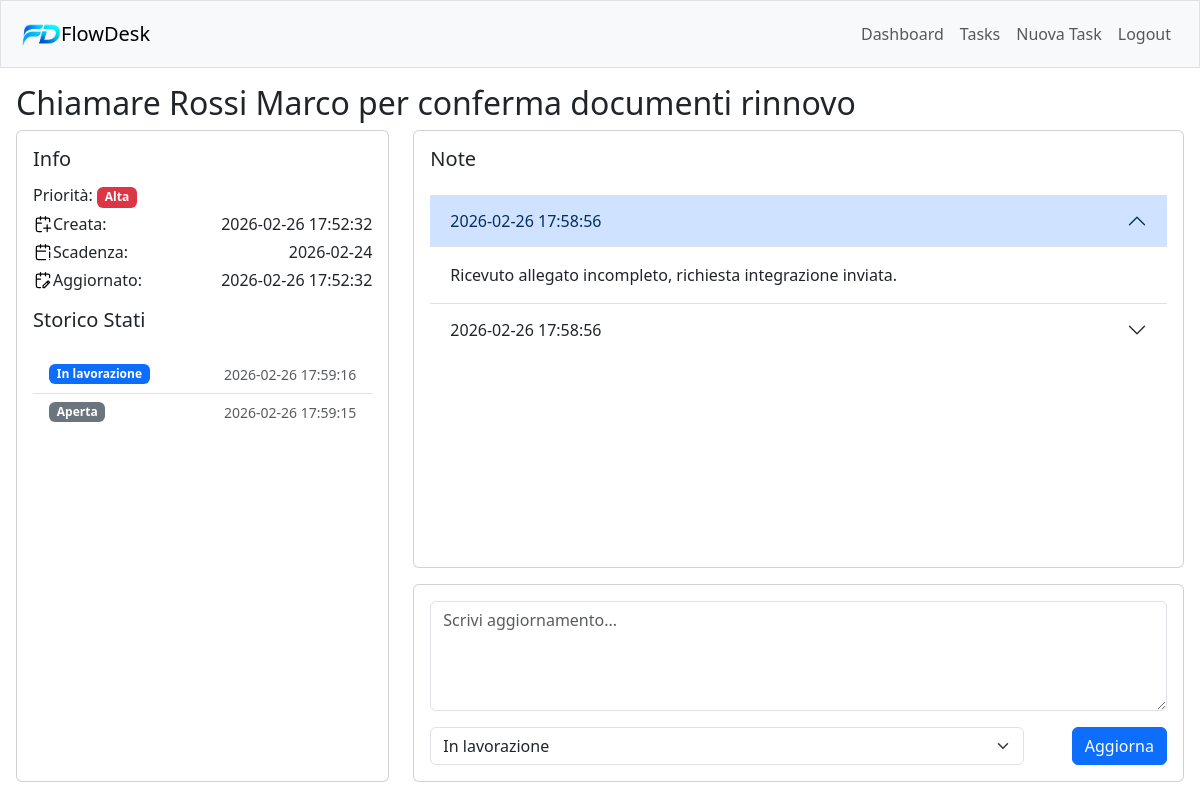
Page /tasks/1 (signed in) on the committed database.
### tables this page shows
CREATE TABLE tasks(
    id INTEGER PRIMARY KEY AUTOINCREMENT,
    user_id INTEGER NOT NULL,
    title TEXT NOT NULL,
    priority TEXT NOT NULL CHECK (priority in ('Bassa', 'Media', 'Alta')),
    status TEXT NOT NULL CHECK (status in ('Aperta', 'In lavorazione', 'In attesa', 'Completata')),
    created_at DATETIME DEFAULT CURRENT_TIMESTAMP,
    due_date DATE,
    updated_at DATETIME DEFAULT CURRENT_TIMESTAMP,
    FOREIGN KEY (user_id) REFERENCES users(id) ON DELETE CASCADE
);

CREATE TABLE status_history(
id INTEGER PRIMARY KEY AUTOINCREMENT,
task_id INTEGER NOT NULL,
from_status TEXT,
to_status TEXT NOT NULL CHECK (to_status in ('Aperta', 'In lavorazione', 'In attesa', 'Completata')),
changed_at DATETIME DEFAULT CURRENT_TIMESTAMP,
FOREIGN KEY (task_id) REFERENCES tasks(id) ON DELETE CASCADE
);

CREATE TABLE notes(
id INTEGER PRIMARY KEY AUTOINCREMENT,
task_id INTEGER NOT NULL,
created_at DATETIME DEFAULT CURRENT_TIMESTAMP,
content TEXT NOT NULL,
FOREIGN KEY (task_id) REFERENCES tasks(id) ON DELETE CASCADE
);

### app.py (the view)
@app.route('/tasks/<int:task_id>',methods=['GET', 'POST'])
@login_required
def task_detail(task_id):
    if request.method == 'POST':
        content = request.form.get('content')
        status = request.form.get('status')
        user_id = session['user_id']
        conn = get_db_connection()
        row = conn.execute(
            'SELECT status FROM tasks WHERE id = ? AND user_id = ?',
            (task_id, user_id)
        ).fetchone()
        if row is None:
            conn.close()
            return redirect('/tasks')
        from_status = row['status']
        if (not content and status == from_status) or (status and status != from_status and status not in STATUS_ALLOWED_TRANSITIONS[from_status]):
            conn.close()
            return redirect(f'/tasks/{task_id}')
        else:
            if content:
                conn.execute('INSERT INTO notes (task_id, content) VALUES (?, ?)', (task_id, content))
                conn.execute('UPDATE tasks SET updated_at = CURRENT_TIMESTAMP WHERE id = ? AND user_id = ?', (task_id, user_id))
            if status and status != from_status and status in STATUS_ALLOWED_TRANSITIONS[from_status]:
                conn.execute('INSERT INTO status_history (task_id, from_status, to_status) VALUES (?, ?, ?)', (task_id, from_status, status))
                conn.execute('UPDATE tasks SET status = ? WHERE id = ? AND user_id = ?', (status, task_id, user_id))
                conn.execute('UPDATE tasks SET updated_at = CURRENT_TIMESTAMP WHERE id = ? AND user_id = ?', (task_id, user_id))
            conn.commit()
            conn.close()
            return redirect(f'/tasks/{task_id}')
    else:
        user_id = session['user_id']
        conn = get_db_connection()
        task = conn.execute(
            'SELECT * FROM tasks WHERE id = ? AND user_id = ?',
            (task_id, user_id)
        ).fetchone()
        if task is None:
            conn.close()
            return redirect('/tasks')
        notes = conn.execute('SELECT * FROM notes WHERE task_id = ? ORDER BY created_at DESC',(task_id,)).fetchall()
        status_history = conn.execute('SELECT * FROM status_history WHERE task_id = ? ORDER BY changed_at DESC',(task_id,)).fetchall()
        conn.close()
        return render_template('/task_detail.html', task=task, notes=notes, status_history=status_history, status_classes=STATUS_CLASSES,allowed = STATUS_ALLOWED_TRANSITIONS[task['status']], priority_class=PRIORITY_CLASSES[task['priority']])

### helpers.py (called while the page is built)
def login_required(f):
    @wraps(f)
    def decorated_function(*args, **kwargs):
        if session.get('user_id') is None:
            return redirect('/landing')
        return f(*args, **kwargs)
    return decorated_function

def get_db_connection():
    connection = sqlite3.connect('deskflow.db')
    connection.row_factory = sqlite3.Row
    return connection

### templates/task_detail.html (shortened to what this page needs)
{% extends "layout.html" %} {% block title %} Dettaglio Task {% endblock %}
{%block main %}
<div class="task-detail-page h-100 d-flex flex-column">
  <div class="flex-shrink-0">
    <h2>{{ task.title }}</h2>
  </div>
  <div class="row gy-3 flex-grow-1 h-100">
    <div class="col-md-4 d-flex gap-3 task-col-1">
      <div class="card flex-fill">
        <div
          class="card-body d-flex flex-column flex-sm-row flex-md-column gap-3"
        >
          <div
            class="flex-shrink-0 flex-sm-grow-1 flex-md-grow-0 d-flex flex-column gap-1"
          >
            <h5 class="card-title">Info</h5>
            <div>
              <p class="card-text">
                Priorità:
                <span class=" badge {{ priority_class }}"
                  >{{ task.priority }}</span
                >
              </p>
            </div>
            <div
              class="d-flex flex-row flex-md-column flex-lg-row justify-content-between gap-1"
            >
              <div class="d-flex">
                <img
                  src="/static/images/calendar-plus-svgrepo-com.svg"
                  alt="added"
                  width="20"
                />
                <p class="card-text">Creata:</p>
              </div>
              <p class="card-text">{{ task.created_at }}</p>
            </div>
            <div
              class="d-flex flex-row flex-md-column flex-lg-row justify-content-between gap-1"
            >
              <div class="d-flex">
                <img
                  src="/static/images/calendar-warning-svgrepo-com.svg"
                  alt="added"
                  width="20"
                />
                <p class="card-text">Scadenza:</p>
              </div>
              <p class="card-text">{{ task.due_date }}</p>
            </div>
            <div
              class="d-flex flex-row flex-md-column flex-lg-row justify-content-between gap-1"
            >
              <div class="d-flex">
                <img
                  src="/static/images/calendar-edit-svgrepo-com.svg"
                  alt="added"
                  width="20"
                />
                <p class="card-text">Aggiornato:</p>
              </div>
              <p class="card-text">{{ task.updated_at }}</p>
            </div>
          </div>
          <div class="flex-grow-1 d-flex flex-column gap-3">
            <h5>Storico Stati</h5>
            <div class="overflow-auto">
              <ul class="list-group list-group-flush">
                {% for row in status_history %}
                <li
                  class="list-group-item d-flex align-items-center justify-content-between"
                >
                  <span class="badge {{ status_classes[row.to_status] }}"
                    >{{ row.to_status }}</span
                  >
                  <small class="text-muted text-end">
                    {{ row.changed_at }}</small
                  >
                </li>
                {% endfor %}
              </ul>
            </div>
          </div>
        </div>
      </div>
    </div>
    <div class="col-md-8 d-flex flex-column gap-3 task-col-2">
      <div class="card flex-grow-1">
        <div class="card-body d-flex flex-column gap-3">
          <h5 class="card-title">Note</h5>
          <div
            class="accordion accordion-flush overflow-auto"
            id="notesAccordion"
          >
            {% for note in notes %}
            <div class="accordion-item">
              <h2 class="accordion-header" id="heading-{{ note.id }}">
                <button
                  class="accordion-button {% if not loop.first %}collapsed{% endif %}"
                  type="button"
                  data-bs-toggle="collapse"
                  data-bs-target="#collapse-{{ note.id }}"
                  aria-expanded="{% if loop.first %}true{% else %}false{% endif %}"
                  aria-controls="collapse-{{ note.id }}"
                >
                  {{ note.created_at }}
                </button>
              </h2>
              <div
                id="collapse-{{ note.id }}"
                class="accordion-collapse collapse {% if loop.first %}show{% endif %}"
                aria-labelledby="heading-{{ note.id }}"
                data-bs-parent="#notesAccordion"
              >
                <div class="accordion-body">{{ note.content }}</div>
              </div>
            </div>
            {% endfor %}
          </div>
        </div>
      </div>
      <div class="card flex-shrink-0">
        <div class="card-body">
          <form
            class="d-flex flex-column gap-3 h-100"
            action="/tasks/{{task.id}}"
            method="post"
          >
            <div class="flex-fill">
              <textarea
                class="form-control h-100"
                name="content"
                placeholder="Scrivi aggiornamento..."
                rows="4"
              ></textarea>
            </div>
            <div class="d-flex gap-5">
              <select name="status" class="form-select">
                <option value="{{task.status}}">{{task.status}}</option>
              </select>
              <button type="submit" class="btn btn-primary">Aggiorna</button>
            </div>
          </form>
        </div>
      </div>
    </div>
  </div>
</div>
{% endblock %}

### static/style.css (style rules this page uses)
* { box-sizing: border-box; }
body { height: 100vh; min-width: 320px; }
.task-col-1 { max-height: 45vh; }
.task-col-2 { max-height: 65vh; }
@media (min-width: 768px) { .task-col-1, .task-col-2 { max-height: 100%; } }
.task-detail-page * { min-height: 0; }

### rows in the picture
tasks: title "Chiamare Rossi Marco per conferma documenti rinnovo", priority "Alta", created_at "2026-02-26 17:52:32", due_date "2026-02-24", updated_at "2026-02-26 17:52:32", status "In lavorazione"
status_history: to_status "In lavorazione", changed_at "2026-02-26 17:59:16"
status_history: to_status "Aperta", changed_at "2026-02-26 17:59:15"
notes: created_at "2026-02-26 17:58:56", content "Ricevuto allegato incompleto, richiesta integrazione inviata."
notes: created_at "2026-02-26 17:58:56"
